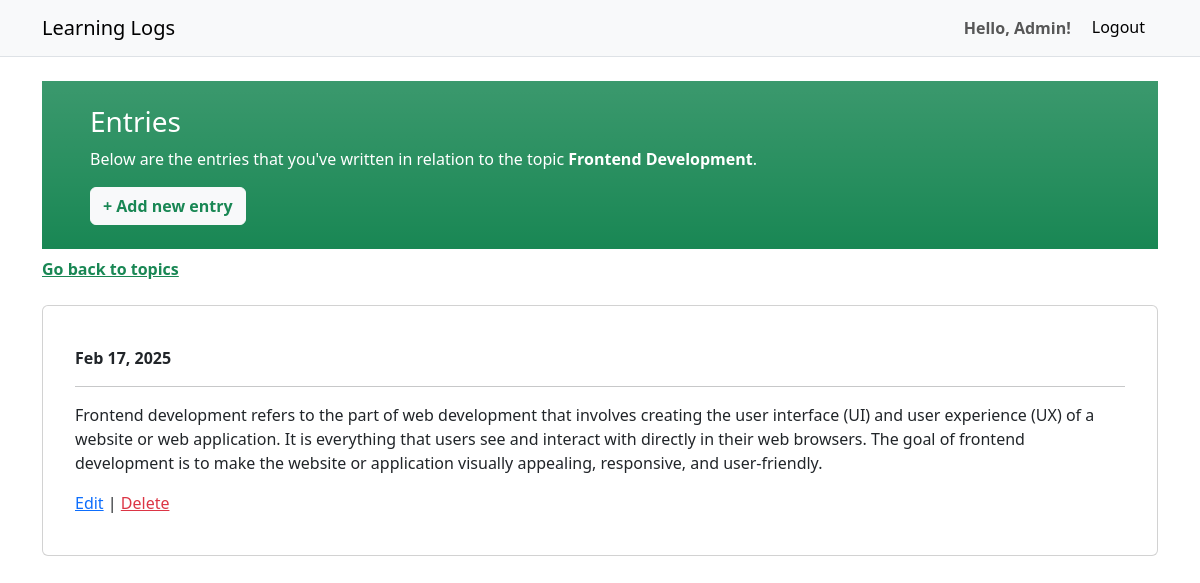
/topic/7 (signed in), run on the app's committed database.
### learning_logs/models.py (models this page shows, shortened)
class Topic(models.Model):
    text = models.CharField(max_length=300)
    date_created = models.DateTimeField(auto_now=True)
    user = models.ForeignKey(User, on_delete=models.CASCADE)

class Entry(models.Model):
    topic = models.ForeignKey(Topic, on_delete=models.CASCADE)
    text = models.TextField()
    date_created = models.DateTimeField(auto_now=True)
    class Meta:
        verbose_name_plural = 'entries'

### learning_logs/views.py (the view)
# urls.py: path('topic/<int:topic_id>', views.topic, name='topic'),
@login_required
def topic(request, topic_id):
    try:
        topic = Topic.objects.get(id=topic_id, user=request.user)
        entries = topic.entry_set.order_by('-date_created')
        context = {'entries': entries, 'topic': topic}
    except:
        raise Http404
    else:
        return render(request, 'learning_logs/topic.html', context)

### learning_logs/templates/learning_logs/topic.html
{% extends "learning_logs/base.html" %}
{% block content %}
<div class="container">
  <div class="row">
    <div class="col-12 bg-success bg-gradient text-white py-4 px-2 px-md-5 mb-2">
        <h3>Entries</h3>
        <p>Below are the entries that you've written in relation to the topic <strong>{{ topic.text }}</strong>.</p>
        <a class="btn btn-light text-success fw-bold" href="{% url 'learning_logs:new_entry' topic.id %}">+ Add new entry</a>
    </div>
    <div class="col-12 mx-0 px-0 mb-4">
        <a class="text-success fw-bold" href="{% url 'learning_logs:topics' %}">Go back to topics</a>
    </div>
    <div class="col-12 px-0 mx-0">
      {% for entry in entries %}
        <ul class="list-unstyled">
          <li>
            <div class="card text-decoration-none px-3 py-4">
              <div class="card-body">
                <p class="text-dark my-0 py-0 fw-bold">{{ entry.date_created | date:'M d, Y' }}</p>
                <hr>
                <p>{{ entry.text | linebreaks }}</p>
                <a href="{% url 'learning_logs:edit_entry' topic.id entry.id %}">Edit</a>
                | <a class="text-danger" href="{% url 'learning_logs:delete_entry' topic.id entry.id %}">Delete</a>
              </div>
            </div>
          </li>
        </ul>
      {% empty %}
        <a class="card text-decoration-none" href="{% url 'learning_logs:topic' topic.id %}">
          <div class="card-body border-start border-success border-5">
            <p class="text-decoration-none text-dark my-0 py-0 fw-bold">There's no written entries yet.</p>
          </div>
        </a>
      {% endfor %}
    </div>
  </div>
</div>
{% endblock content %}

### learning_logs/templates/learning_logs/base.html (shortened to what this page needs)
<!DOCTYPE html>
<html lang="en">
  <head>
    {% load django_bootstrap5 %} {% bootstrap_css %} {% bootstrap_javascript %}
  </head>
  <body>
    <nav
      class="navbar navbar-expand-lg navbar-light bg-light mb-4 border-bottom"
    >
      <div class="container">
        <a class="navbar-brand" href="/">Learning Logs</a>
        <div class="collapse navbar-collapse" id="navbarNav">
          <ul class="navbar-nav ms-auto">
            {% if user.is_authenticated %}
            <li class="nav-item">
              <strong class="nav-link fw-bold"
                >Hello, {{user.username | title}}!</strong
              >
            </li>
            <li class="nav-item">
              <form action="{% url 'accounts:logout' %}" method="POST">
                <button name="submit" type="submit" class="btn btn-light">
                  Logout
                </button>
              </form>
            </li>
            {% endif %}
          </ul>
        </div>
      </div>
    </nav>
    <div class="container">{% block content %}{% endblock content %}</div>
  </body>
</html>

### data on the page
Topic: text "Frontend Development"
Entry: date_created "Feb 17, 2025", text "Frontend development refers to the part of web development that involves creating the user interface (UI) and user experience (UX) of a website or web application. It is everything that users see and interact with directly in their web browsers. The goal of frontend development is to make the website or application visually appealing, responsive, and user-friendly."

### other printed values
{{ user.username | title }} "Admin"
